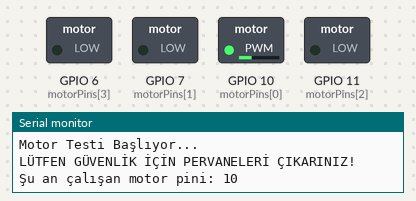
The sketch below on a simulated ESP32. On the bench: switched loads named in the sketch (green lamp = pin HIGH), the last lines printed to the serial monitor.

Above: at 2.05 s.
At 6.05 s:
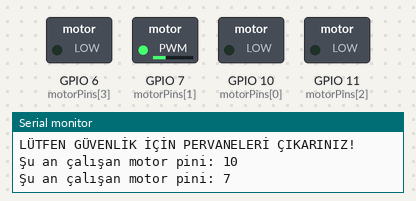
At 10.05 s:
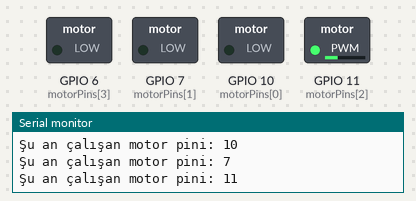
At 14.05 s:
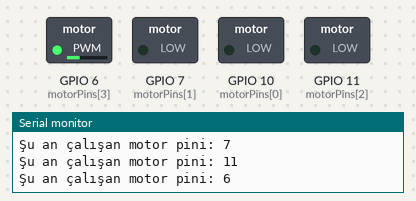
At 17.95 s:
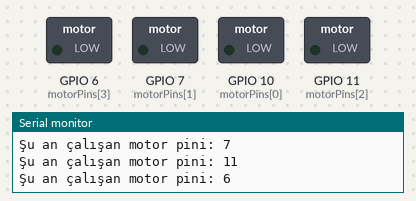
Timing chart, 0 to 22.8 s (numbered marks = the images above):
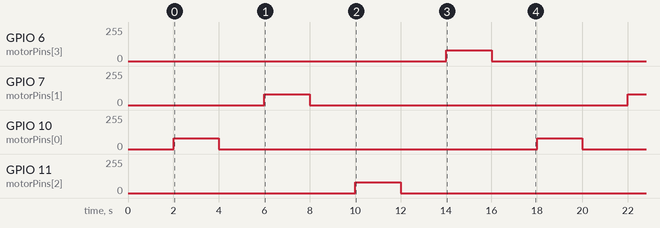

The sketch:

motor_test.ino
```cpp
const int motorPins[] = {10, 7, 11, 6};
const int pwmFreq = 5000;//sol ön sol arka sağ arka sağ ön
const int pwmResolution = 8;

void setup() {
  Serial.begin(115200);
  delay(2000); // Sistemin hazır olması için kısa bir bekleme
  Serial.println("Motor Testi Başlıyor...");
  Serial.println("LÜTFEN GÜVENLİK İÇİN PERVANELERİ ÇIKARINIZ!");

  // Motor pinlerini PWM için ayarla
  for (int i = 0; i < 4; i++) {
    ledcAttach(motorPins[i], pwmFreq, pwmResolution);
    ledcWrite(motorPins[i], 0); // Başlangıçta hepsi kapalı
  }
}

void loop() {
  // Motorları sırayla çalıştır
  for (int i = 0; i < 4; i++) {
    Serial.print("Şu an çalışan motor pini: ");
    Serial.println(motorPins[i]);

    // Motoru hafif bir güçte çalıştır (0-255 arası)
    // Motorunuzun tepkisine göre bu değeri artırabilir veya azaltabilirsiniz.
    // 70-100 arası genellikle pervanesiz dönüşü görmek için idealdir.
    ledcWrite(motorPins[i], 80);

    delay(2000); // 2 saniye boyunca çalışsın

    // Motoru durdur
    ledcWrite(motorPins[i], 0);

    delay(2000); // Sonraki motora geçmeden önce 2 saniye bekle
  }
}
```

Measured:
- by itself, GPIO 6 (motorPins[3]), GPIO 7 (motorPins[1]), GPIO 10 (motorPins[0]), GPIO 11 (motorPins[2]): alternates 80/255 for 2.0 s and 0/255 for 14.0 s
